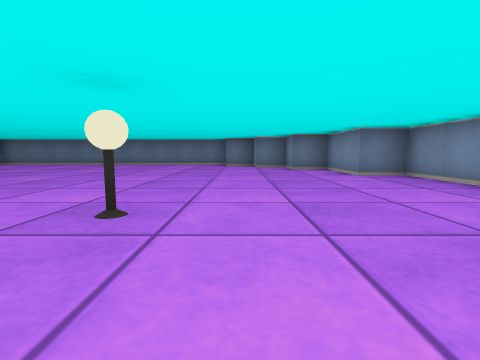
view 1 (above)

12 first-person views from a walk through a cub3D level. The camera is about half as high as the walls, tilts 6° down and sees 85° across. The floor is counted in squares. Each view is taken from the middle of a square. On the plan, view 1 faces up. The plan holds only what a view shows up to about 9 squares ahead; the rest is blank.

view 2
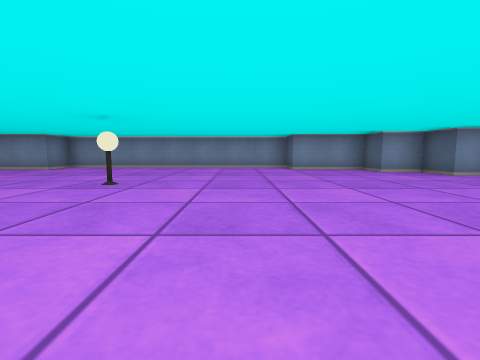

view 3
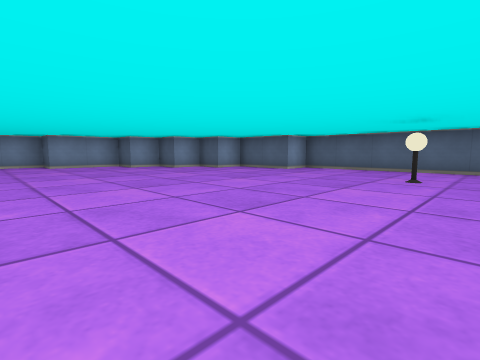

view 4
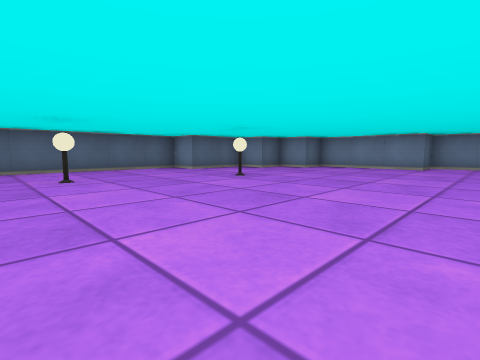

view 5
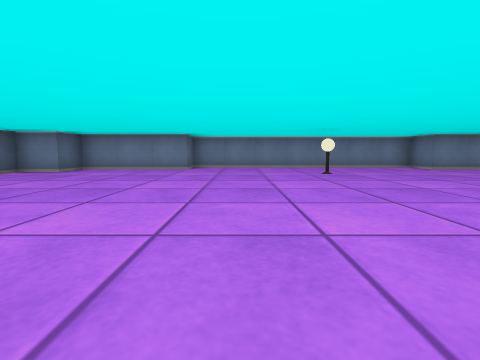

view 6
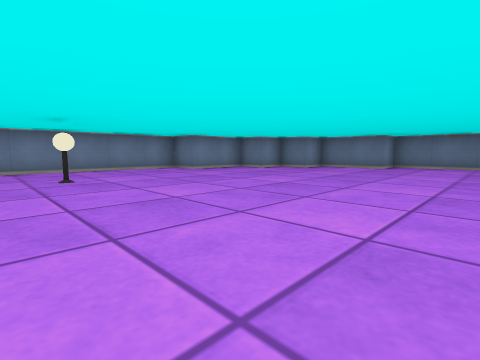

view 7
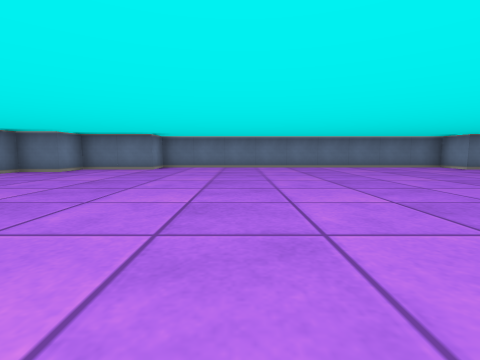

view 8
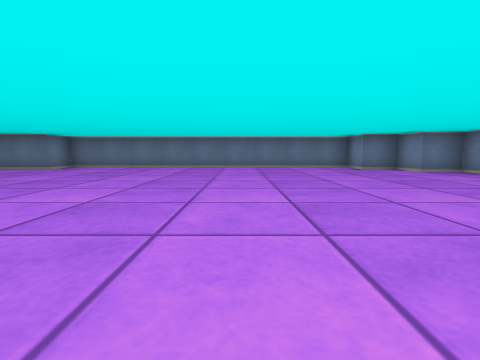

view 9
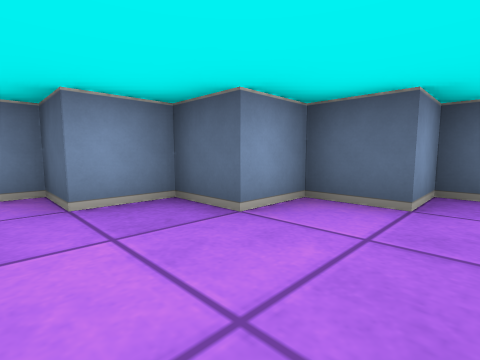

view 10
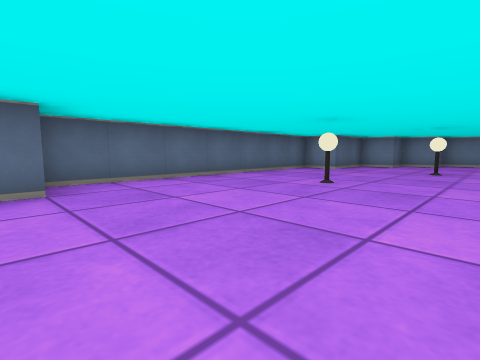

view 11
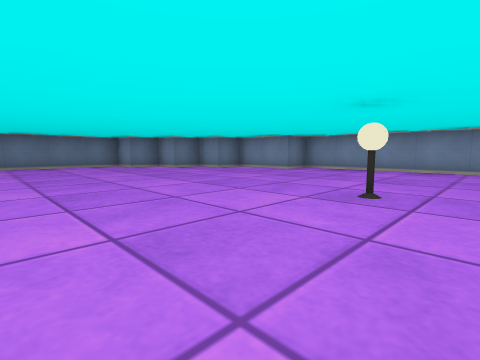

view 12
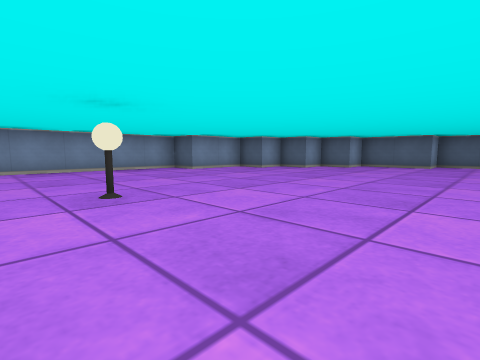

### Floor plan
Points are (right, up) in squares from view 1. A wall is a line through its corners. A room is listed if a view was taken in it or the views show most of it. See-through windows are left out.
Room 1 (views 1, 2, 3, 4, 5, 6, 7, 8, 9, 10, 11, 12)
walls: (-13.5, -1.5) (-13.5, -4.5) (-12.5, -4.5) (-12.5, -5.5) (-11.5, -5.5) (-11.5, -6.5) (-9.5, -6.5) (-9.5, -7.5) (-2.5, -7.5) (-2.5, -6.5) (-0.5, -6.5) (-0.5, -5.5) (0.5, -5.5) (0.5, -4.5) (1.5, -4.5) (1.5, -3.5) (2.5, -3.5) (2.5, -1.5) (3.5, -1.5) (3.5, 5.5) (2.5, 5.5) (2.5, 7.5) (1.5, 7.5) (1.5, 8.5) (0.5, 8.5) (0.5, 9.5) (-0.5, 9.5) (-0.5, 10.5) (-9.5, 10.5) (-9.5, 9.5) (-11.5, 9.5) (-11.5, 8.5) (-12.5, 8.5) (-12.5, 7.5) (-13.5, 7.5) (-13.5, 5.5) (-14.5, 5.5) (-14.5, -1.5) (-13.5, -1.5)
objects: lamp (-12, 2); lamp (-9, -4); lamp (-6, -5); lamp (-1, 2)

Positions as (right, up) in squares from view 1, and headings:
1: (0, 0), facing up
2: (-5, 0), facing right
3: (-7, 0), facing down-right
4: (-5, 0), facing down-left
5: (-6, 0), facing left
6: (-7, 1), facing up-left
7: (-7, 2), facing up
8: (-4, 2), facing up
9: (-1, -3), facing down-right
10: (-2, -3), facing down-left
11: (-4, 1), facing up-right
12: (-4, 3), facing down-right
